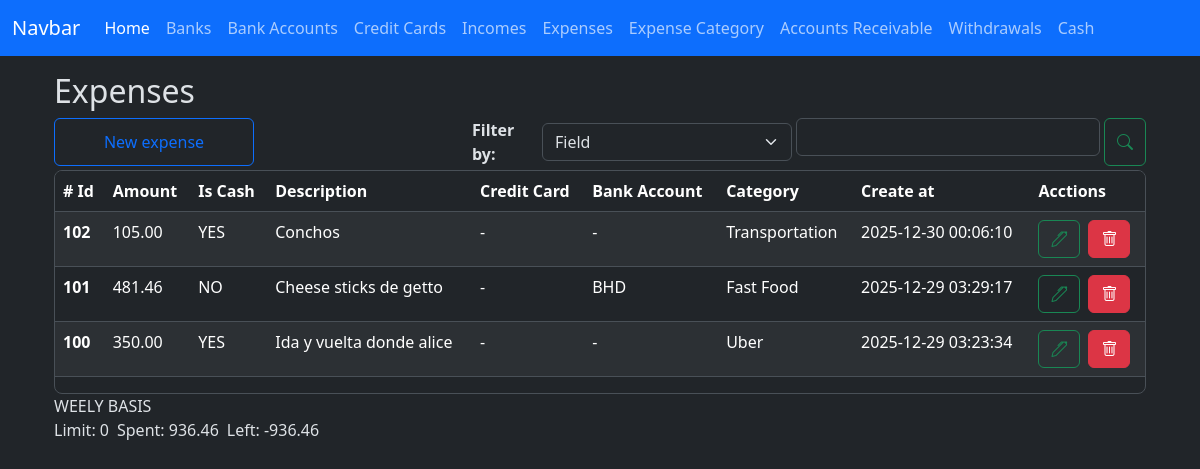
The app's page /expenses/index, older data.
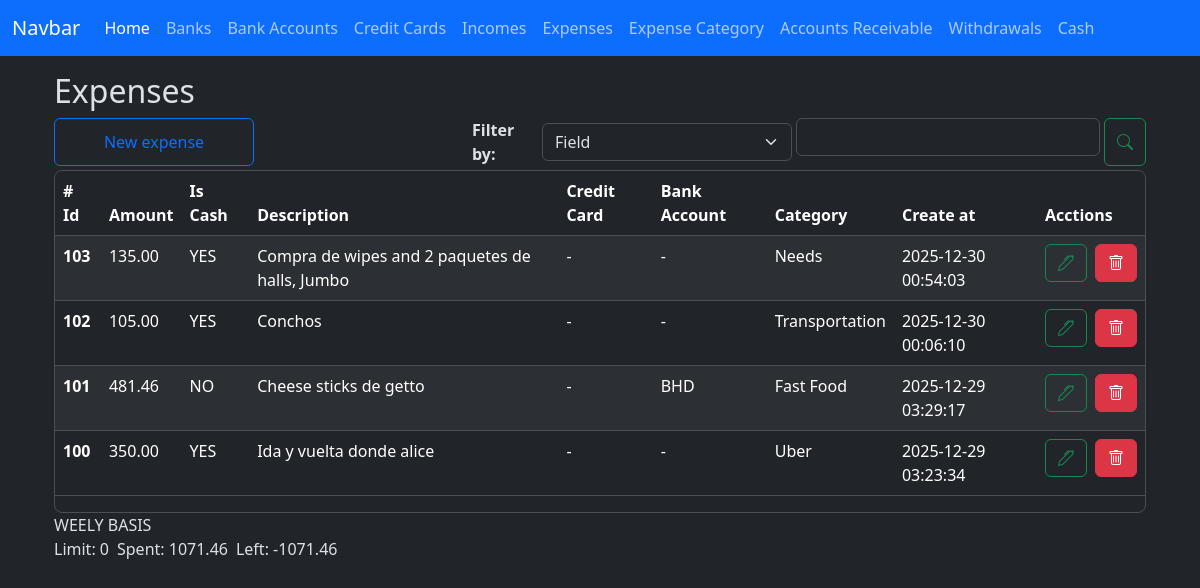
The same page, newer data.
### app/models/expense.py (models this page shows, shortened)
class Expense(db.Model):
    __tablename__ = 'expenses'
    id = db.Column(db.Integer, primary_key=True)
    amount = db.Column(db.Numeric(10,2), nullable=False)
    is_cash = db.Column(db.Boolean, nullable=False)
    credit_card_id = db.Column(db.Integer, db.ForeignKey('credit_cards.id'))
    bank_account_id = db.Column(db.Integer, db.ForeignKey('bank_accounts.id'))
    expense_category_id = db.Column(db.Integer, db.ForeignKey('expense_categories.id'))
    code = db.Column(db.String(50), nullable=False)
    description = db.Column(db.String(150), nullable=False)
    created_at = db.Column(db.DateTime(timezone=True), server_default=func.now())
    updated_at = db.Column(db.DateTime(timezone=True), onupdate=func.now())
    credit_card = relationship('CreditCard', back_populates='expenses')
    bank_account = relationship('BankAccount', back_populates='expenses')
    expense_category = relationship('ExpenseCategory', back_populates='expenses')

### app/models/expense_category.py (models this page shows)
class ExpenseCategory(db.Model):
    __tablename__ = 'expense_categories'
    id = db.Column(db.Integer, primary_key=True)
    name = db.Column(db.String(100), nullable=False)
    limit = db.Column(db.Numeric(10,2), server_default='0')
    created_at = db.Column(db.DateTime(timezone=True), server_default=func.now())
    updated_at = db.Column(db.DateTime(timezone=True), onupdate=func.now())
    expenses = relationship('Expense', back_populates='expense_category', order_by='desc(Expense.created_at)')

### app/models/bank_account.py (models this page shows)
class BankAccount(db.Model):
    __tablename__ = 'bank_accounts'
    id = db.Column(db.Integer, primary_key=True)
    nick_name = db.Column(db.String(120))
    amount_available = db.Column(db.Numeric(10, 2), nullable=False)
    is_active = db.Column(db.Boolean, default=True)
    account_number = db.Column(db.Integer, nullable=True)
    bank_id = db.Column(db.Integer, db.ForeignKey('banks.id'))
    created_at = db.Column(db.DateTime(timezone=True), server_default=func.now())
    updated_at = db.Column(db.DateTime(timezone=True), onupdate=func.now())
    bank = relationship('Bank', back_populates='bank_accounts')
    expenses = relationship('Expense', back_populates='bank_account', order_by='desc(Expense.created_at)')
    incomes = relationship('Income', back_populates='bank_account', order_by='desc(Income.created_at)')
    credit_card_payments = relationship('CreditCardPayment', back_populates='bank_account', order_by='desc(CreditCardPayment.created_at)')
    withdrawals = relationship('Withdrawal', back_populates='bank_account', order_by='desc(Withdrawal.created_at)')
    loans = relationship('Loan', back_populates='bank_account', order_by='desc(Loan.created_at)')
    loan_payments = relationship('LoanPayment', back_populates='bank_account', order_by='desc(LoanPayment.created_at)')
    outgoing_transfers = relationship('BankTransfer', foreign_keys='BankTransfer.from_bank_account_id', back_populates='from_bank_account', order_by='desc(BankTransfer.created_at)')
    incoming_transfers = relationship('BankTransfer', foreign_keys='BankTransfer.to_bank_account_id', back_populates='to_bank_account', order_by='desc(BankTransfer.created_at)')

### app/routes/expense_routes.py (the view)
@expense_bp.route('/index', methods=['GET'])
def index():
    credit_cards = credit_card.CreditCard.query.all()
    expense_categories = expense_category.ExpenseCategory.query.all()
    bank_accounts = bank_account.BankAccount.query.all()
    expenses = expense_controller.filter_weekly_basis_expenses_info()
    weekly = expense_controller.money_limit_spent_left_for_expenses(expenses)
    context = {
        'credit_cards': credit_cards,
        'expense_categories': expense_categories,
        'bank_accounts': bank_accounts,
        'expenses':expenses,
        'weekly': weekly,
        'format_amount': format_amount, #function
        'total_amount': total_amount, #function
    }
    return render_template('expenses/index.html', **context)

### app/controllers/expense_controller.py (called while the page is built)
def filter_weekly_basis_expenses_info():
    start_date, end_date = get_current_week_range()
    end_date += timedelta(days=1)
    expenses = (
        Expense.query
        .filter(Expense.created_at >= start_date)
        .filter(Expense.created_at <= end_date)
        .order_by(Expense.created_at.desc())
        .all()
    )
    data = []
    for e in expenses:
        data.append(e)
    return data

def get_current_week_range():
    today = datetime.today()
    start_of_week = today - timedelta(days=today.weekday())
    end_of_week = start_of_week + timedelta(days=6)
    return start_of_week.date(), end_of_week.date()

def money_limit_spent_left_for_expenses(expenses):
    spent = Decimal()
    for e in expenses:
        spent += e.amount
    limit = ExpenseCategory.query.filter(ExpenseCategory is not None).with_entities(func.sum(ExpenseCategory.limit)).scalar() or Decimal(0.00)
    left = Decimal(limit - spent)
    weekly = {
        'limit': limit,
        'spent': spent,
        'left': left,
    }
    return weekly

### app/utils/numeric_casting.py (called while the page is built)
def format_amount(value):
    try:
        return f'{value:,.2f}';
    except Exception as e:
        return None

### app/templates/expenses/index.html (shortened to what this page needs)
{% extends 'layout.html' %}
{% block content %}
    <div class=" w-100">
        <h2>Expenses</h2>
        <div class="d-flex justify-content-start gap-1 flex-wrap flex-md-nowrap mt-2">
            <button
                type="button"
                id="btn-create-expense-id"
                class="btn btn-outline-primary me-auto me-md-auto w-100 w-md-auto"
                style="max-width: 200px;"
                data-bs-toggle="modal"
                data-bs-target="#create-expense"
            >New expense
            </button>
            <div class="d-flex gap-1 w-100 align-items-center" style="max-width: 320px;">
                <div class="w-md-auto mt-md-0">
                    <label for="" class="fs-6 fw-bold">Filter by: </label>
                </div>
                <div class="w-100 w-md-auto mt-md-0" style="max-width: 250px;">
                    <select class="form-select" id="select-filter-type-id">
                        <option value="field">Field</option>
                    </select>
                </div>
            </div>
            <div class="d-flex gap-1 w-100" style="max-width: 350px;">
                <div class="w-100 w-md-auto mt-md-0">
                    <input type="text" class="form-control" id="filter-input-id">
                </div>
                <button type="button" class="btn btn-outline-success" id="btn-search-id"><i class="bi bi-search"></i></button>
            </div>
        </div>
        <div class="table-responsive overflow-y-auto border rounded-3 mt-1" style="max-height: 457px;">
            <table class="table table-striped table-hover" id="expenses-table">
                <thead class="sticky-top">
                    <tr>
                        <th scope="col"># Id</th>
                        <th scope="col">Amount</th>
                        <th scope="col">Is Cash</th>
                        <th scope="col">Description</th>
                        <th scope="col">Credit Card</th>
                        <th scope="col">Bank Account</th>
                        <th scope="col">Category</th>
                        <th scope="col">Create at</th>
                        <th scope="col">Acctions</th>
                    </tr>
                </thead>
                <tbody id="expenses-table-body">
                    {% for expense in expenses %}
                    <tr>
                        <th scope="row">{{ expense.id }}</th>
                        <td>{{ format_amount(expense.amount) or '-' }}</td>
                        <td><a id="filter-by-cash" class="filter_link" data-is-cash-value="{{ expense.is_cash }}">{{ 'YES' if expense.is_cash else 'NO' }}</a></td>
                        <td> {{ expense.description or '-' }} </td>
                        <td>{{ expense.credit_card.nick_name or '-' }}</td>
                        <td>{{ expense.bank_account.nick_name or '-' }}</td>
                        <td>{{ expense.expense_category.name.lower().title() or '-' }}</td>
                        <td>{{ expense.created_at }}</td>
                        <td>
                            <div class="d-flex gap-2">
                                <button
                                    type="button"
                                    class="btn btn-outline-success"
                                    data-bs-toggle="modal"
                                    data-bs-target="#edit-expense"
                                    data-expense-id="{{ expense.id }}"
                                    data-amount-id="{{ expense.amount }}"
                                    data-is-cash="{{ expense.is_cash }}"
                                    data-select-expense-category-id="{{ expense.expense_category_id }}"
                                    data-select-credit-card-id="{{ expense.credit_card_id }}"
                                    data-select-bank-account-id="{{ expense.bank_account_id }}"
                                    data-description="{{ expense.description }}"
                                >
                                    <i class="bi bi-pen"></i>
                                </button>
                                <a href="{{ url_for('expense.delete', id=expense.id) }}" class="btn btn-danger"><i class="bi bi-trash"></i></a>
                            </div>
                        </td>
                    </tr>
                    {% endfor %}
                </tbody>
            </table>
        </div>
        <section>
            <div class="d-flex flex-column">
                <div>
                    <label for="" id="weekly-title">WEELY BASIS </label>
                </div>
                <div class="d-flex gap-2">
                    <div>
                        <label for="" id="weekly-limit">Limit: {{ weekly.limit }}</label>
                    </div>
                    <div>
                        <label for="" id="weekly-spent">Spent: {{ weekly.spent }}</label>
                    </div>
                    <div>
                        <label for="" id="weekly-left">Left: {{ weekly.left }}</label>
                    </div>
                </div>
            </div>
        </section>
    </div>
    <link rel="stylesheet" href="https://cdn.jsdelivr.net/npm/flatpickr/dist/flatpickr.min.css">
    <link rel="stylesheet" href="https://cdn.jsdelivr.net/npm/bootstrap-icons@1.13.1/font/bootstrap-icons.min.css">
{% endblock %}

### app/templates/layout.html (shortened to what this page needs)
<!doctype html>
<html lang="en" data-bs-theme="dark">
  <head>
    <link href="https://cdn.jsdelivr.net/npm/bootstrap@5.3.8/dist/css/bootstrap.min.css" rel="stylesheet">
    <link rel="stylesheet" href="{{ url_for('static', filename='style.css') }}">
</head>
  <body>
    <nav class="navbar navbar-expand-lg bg-primary fixed-top mx-2 mx-auto">
        <div class="container-fluid">
            <a class="navbar-brand" href="#">Navbar</a>
            <div class="collapse navbar-collapse" id="navbarNav">
                <ul class="navbar-nav">
                    <li class="nav-item">
                        <a class="nav-link active" aria-current="page" href="{{ url_for('home.index' ) }}">Home</a>
                    </li>
                    <li class="nav-item">
                        <a class="nav-link" href="{{ url_for('bank.index' ) }}">Banks</a>
                    </li>
                    <li class="nav-item">
                        <a class="nav-link" href="{{ url_for('bank_account.index' ) }}">Bank Accounts</a>
                    </li>
                    <li class="nav-item">
                        <a class="nav-link" href="{{ url_for('credit_card.index' ) }}">Credit Cards</a>
                    </li>
                    <li class="nav-item">
                        <a class="nav-link" href="{{ url_for('income.index' ) }}">Incomes</a>
                    </li>
                    <li class="nav-item">
                        <a class="nav-link" href="{{ url_for('expense.index' ) }}">Expenses</a>
                    </li>
                    <li class="nav-item">
                        <a class="nav-link" href="{{ url_for('expense_category.index' ) }}">Expense Category</a>
                    </li>
                    <li class="nav-item">
                        <a class="nav-link" href="{{ url_for('accounts_receivable.index' ) }}">Accounts Receivable</a>
                    </li>
                    <li class="nav-item">
                        <a class="nav-link" href="{{ url_for('withdrawal.index' ) }}">Withdrawals</a>
                    </li>
                    <li class="nav-item">
                        <a class="nav-link" href="{{ url_for('cashledger.index' ) }}">Cash</a>
                    </li>
                </ul>
            </div>
        </div>
    </nav>
    <main class="container w-100 mt-5 p-4">
    {% block content %}
    {% endblock %}
    </main>
    <link rel="stylesheet" href="https://cdn.jsdelivr.net/npm/bootstrap-icons@1.13.1/font/bootstrap-icons.min.css">
</body>
</html>

### app/static/style.css (style rules this page uses)
.filter_link { text-decoration: none; color: inherit; }

Row changes from the older to the newer data that the page shows:
added Expense: id "103", amount "135.00", is_cash "YES", description "Compra de wipes and 2 paquetes de halls, Jumbo", credit_card "-", bank_account "-", expense_category.name "Needs", created_at "2025-12-30 00:54:03"
Text that changed along with them:
{{ weekly.spent }}: "936.46" → "1071.46"
{{ weekly.left }}: "-936.46" → "-1071.46"
